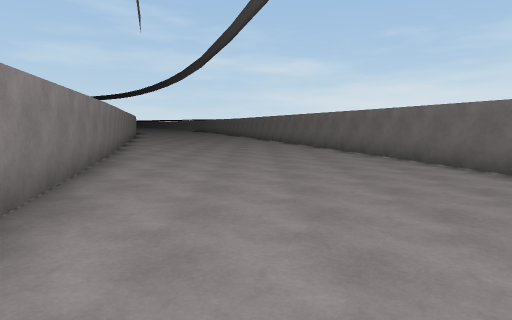
View 1 (above)

16 first-person views from a walk through a Unity game level. The camera is 1.4 m above the floor, tilts 6° down and sees 75° across. The floor is counted in squares, 2 m on a side. Each view is taken from the middle of a square. On the plan, view 1 faces up. The plan holds only what a view shows up to about 10 squares ahead; the rest is blank. The place goes on beyond the plan. The player is left out.

View 2
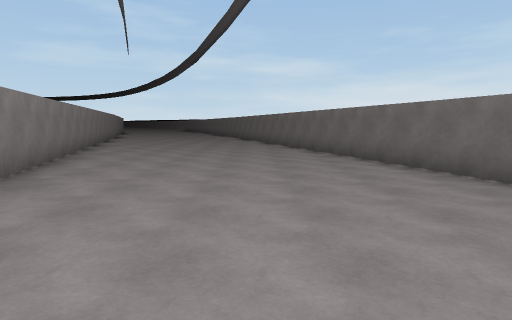

View 3
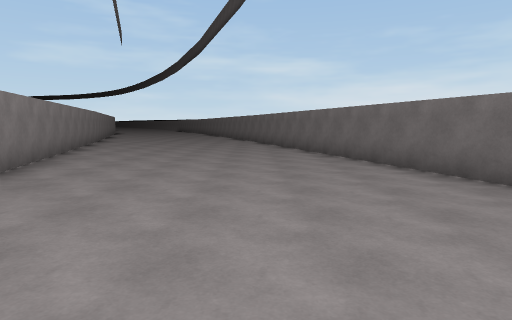

View 4
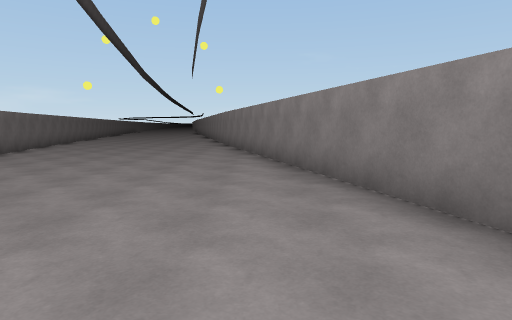

View 5
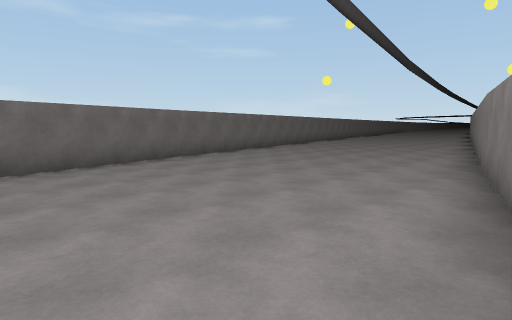

View 6
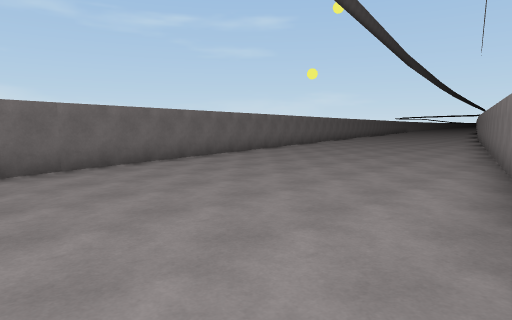

View 7
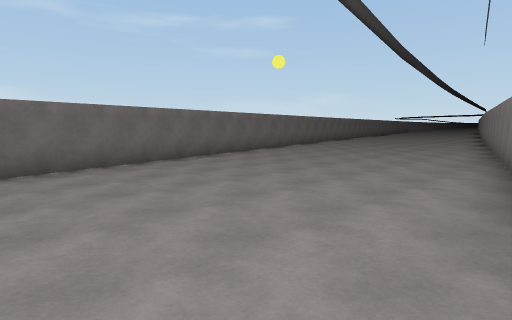

View 8
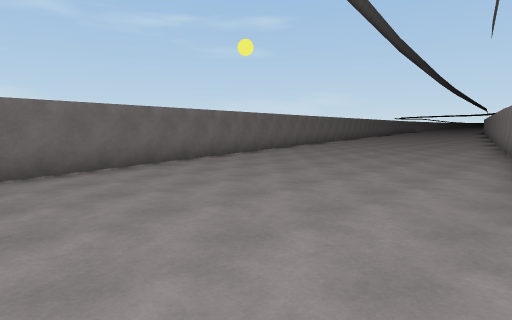

View 9
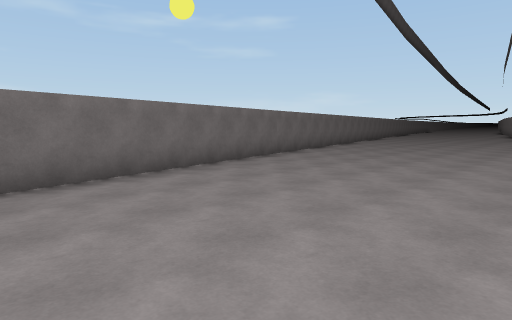

View 10
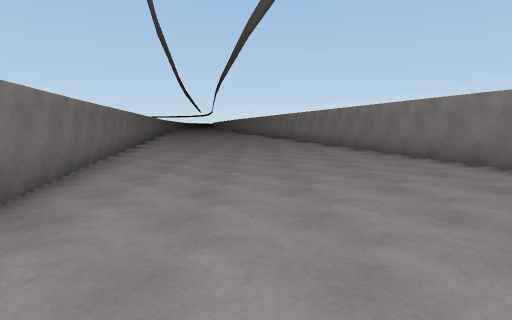

View 11
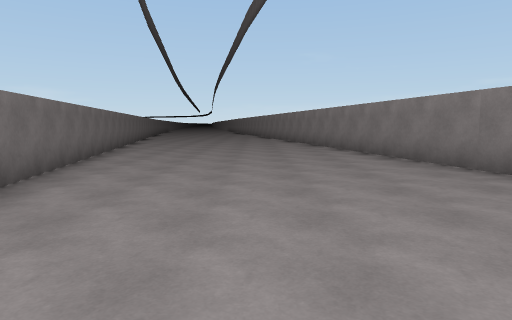

View 12
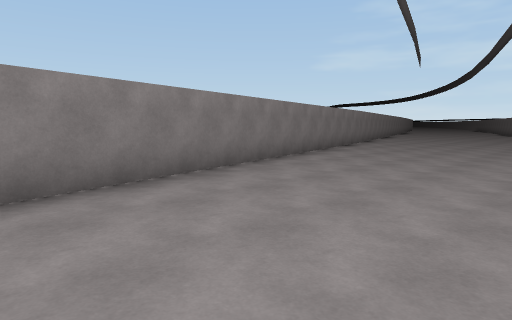

View 13
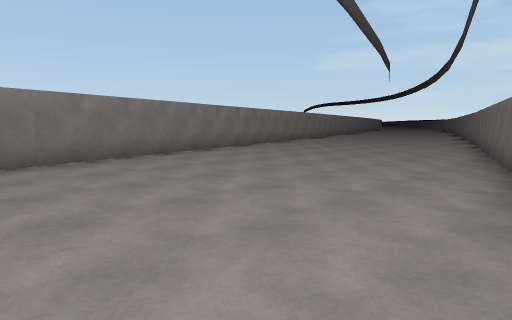

View 14
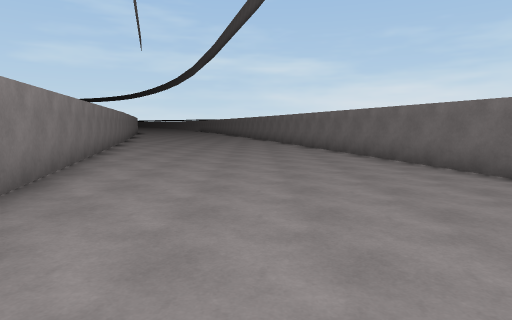

View 15
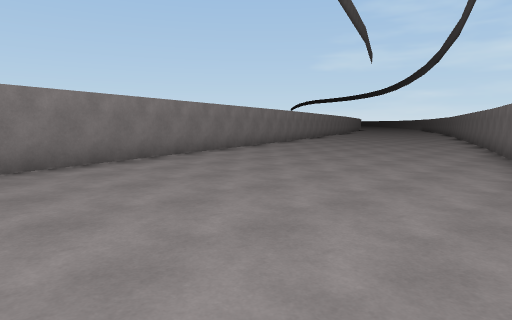

View 16
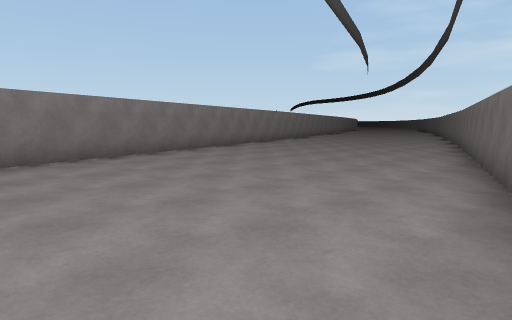

### Floor plan
Points are (right, up) in squares from view 1. A wall is a line through its corners. A room is listed if a view was taken in it or the views show most of it. See-through windows are left out.
Room 1 (views 1, 2, 3, 4, 5, 6, 7, 8, 9, 10, 11, 12, 13, 14, 15, 16)
walls: (6.3, -3.6) (0.4, 17.6); (0.1, -4.7) (4.6, -24.6); (-5.9, 17.1) (0.1, -4.8); (11, -24.5) (5.4, 0.3)

Where each view was taken, in squares from view 1:
view 1: 0 up, 0 right, facing up
view 2: 3 up, 0 right, facing up
view 3: 7 up, 1 left, facing up
view 4: 7 up, 1 left, facing down
view 5: 1 up, 1 left, facing down-right
view 6: 2 down, 0 right, facing down-right
view 7: 6 down, 1 right, facing down-right
view 8: 9 down, 2 right, facing down-right
view 9: 13 down, 4 right, facing down-right
view 10: 14 down, 7 right, facing down
view 11: 16 down, 7 right, facing down
view 12: 16 down, 6 right, facing up-left
view 13: 6 down, 6 right, facing up-left
view 14: 6 down, 2 right, facing up
view 15: 10 up, 1 right, facing up-left
view 16: 9 up, 2 right, facing up-left
